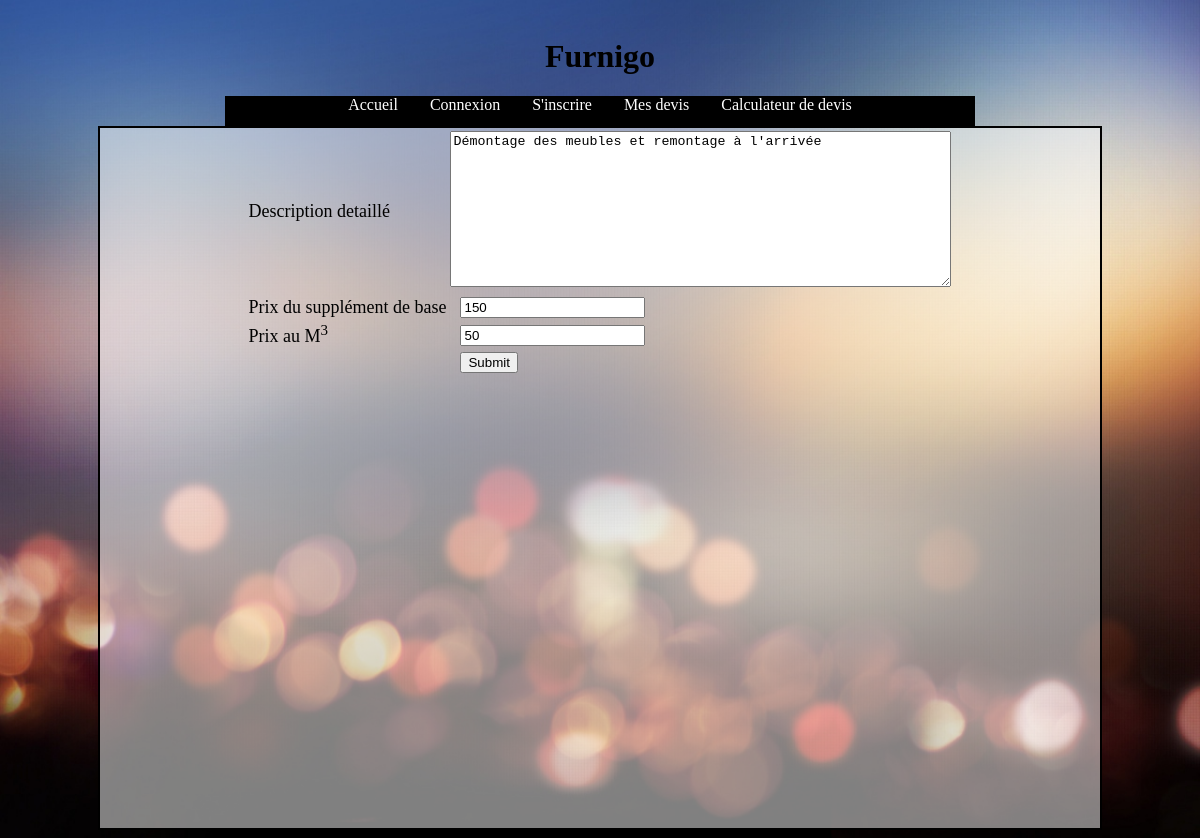
Screenshot of /Furnigo/modifieroption.php?id=35 with the database file from the repository.
### tables this page shows
CREATE TABLE IF NOT EXISTS `t_options` (
  `idOption` int(11) NOT NULL AUTO_INCREMENT,
  `DescriptionDetaillee` text NOT NULL,
  `PrixSupplementDeBase` float NOT NULL,
  `PrixAuM3` float NOT NULL,
  PRIMARY KEY (`idOption`)
);

### Furnigo/quotation.php (called while the page is built, shortened)
<?php
function GetOptionById($idOption) {
    $db = connectdb();
    $sql = $db->prepare("SELECT * FROM t_options WHERE idOption = :idOption");
    $sql->bindParam(":idOption", $idOption, PDO::PARAM_INT);
    if ($sql->execute()) {
        return $sql->fetchAll(PDO::FETCH_ASSOC);
    } else {
        return false;
    }
}

### Furnigo/modifieroption.php (the view, shortened to what this page needs)
<?php
require_once 'quotation.php';
$option = GetOptionById($_GET['id']);
?>
<!DOCTYPE html>
<html>
    <head>
        <link rel="stylesheet" type="text/css" href="css/style.css">
    </head>
    <body>
    <center>
        <div id="title"><h1>Furnigo</h1></div>
        <nav>
            <ul>
                <li><a href="index.php">Accueil</a></li>
                <li><a href="connexion.php">Connexion</a></li>
                <li><a href="inscription.php">S'inscrire</a></li>
                <li><a href="devis.php">Mes devis</a></li>
                <li><a href="calculateur.php">Calculateur de devis</a></li>
            </ul>
        </nav>
        <div id="content">
            <table>
                <form action="modOption.php" method="post">
                    <tr>
                        <td><label for="DescriptionDetaillee">Description detaillé</label></td>
                        <td><textarea rows="10" cols="60" name="Desc" placeholder="Description de l'option"><?php echo $option[0]['DescriptionDetaillee'] ?></textarea></td>
                    </tr>
                    <tr>
                        <td><label for="supp">Prix du supplément de base</label></td>
                        <td><input type="number" name="supp" min="0" value="<?php echo $option[0]['PrixSupplementDeBase'] ?>"></td>
                    </tr>
                    <tr>
                        <td><label for="pm3">Prix au M<sup>3</sup></label></td>
                        <td><input type="number" name="pm3" min="0" value="<?php echo $option[0]['PrixAuM3'] ?>"></td>
                    </tr>
                    <tr>
                        <td><input type="hidden" name="idOption" value="<?php echo $option[0]['idOption'] ?>"></td>
                        <td><input type="submit" name="send"></td>
                    </tr>
                </form>
            </table>
        </div>
    </center>
</body>
</html>

### Furnigo/css/style.css (style rules this page uses)
#title { margin-top: 1cm; text-align: center; list-style-type: none; }
nav { alignment-adjust: middle; background-color: black; height: 30px; width: 750px; }
ul { list-style-type: none; margin: 0; padding: 0; overflow: hidden; }
li { display: inline-block; vertical-align: middle; height: 30px; }
li a { color: white; text-align: center; padding: 14px; text-decoration: none; height: 30px; }
#content { width: 1000px; height: 700px; background: -moz-linear-gradient(top, rgba(255,255,255,0.5) 0%, rgba(255,255,255,0.5) 100%); background: -webkit-linear-gradient(top, rgba(255,255,255,0.5) 0%,rgba(255,255,255,0.5) 100%); background: linear-gradient(to bottom, rgba(255,255,255,0.5) 0%,rgba(255,255,255,0.5) 100%); filter: progid:DXImageTransform.Microsoft.gradient( startColorstr='#80ffffff', endColorstr='#80ffffff',GradientType=0 ); overflow: auto; border: 2px solid black; font-size: large; }
body { background: url("../img/background.jpg") no-repeat center center fixed; background-size: cover; }
input { margin-left: 10px; }
label { text-align: right; }

### rows the page displays
t_options: Desc "Démontage des meubles et remontage à l'arrivée", supp "150", pm3 "50"
